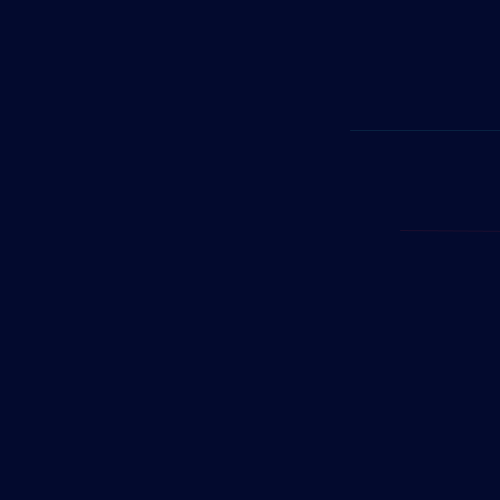
Frame 1 (no input)
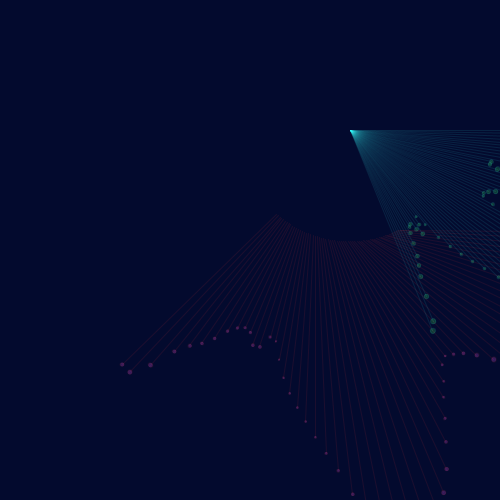
Frame 60 (the mouse pressed at the canvas centre just before this capture)
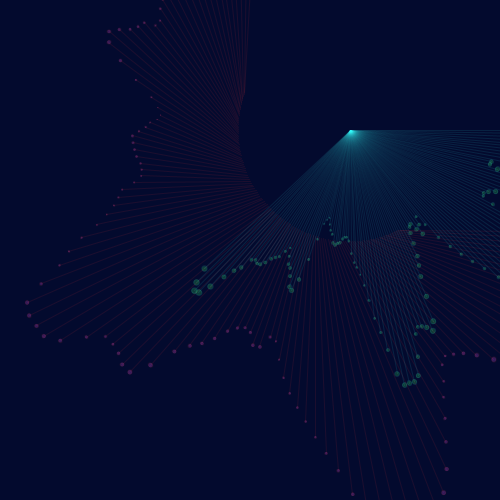
Frame 120 (the mouse held since frame 60 and released just before this capture)

The Processing sketch that drew these frames (run headless with seeded random() and noise(); from frame 60 on, the mouse is pressed at the canvas centre):

// Processing sketch: processing_2427
// ── processing_2427.pde

/*
northernlights
june 2009
angelaseear@gmail.com
*/
float rot = 0;
float rad = 200;
float speed = 0.01;
float circleSize = 1;
float seed = 0;
float seed2 = 0;


void setup(){
  size(500,500);
  background(#030a2e);
  smooth();
};




void draw(){
  
  rad = noise(seed)*400;
  seed = seed + 0.03;
  
  circleSize = noise(seed2)*10;
  seed2 = seed2 + 0.09;
  
  translate(350,130);
  rotate(rot);
  stroke(55,250,255,25);
  line(0,0,rad,0);
  fill(55,255,100,50);
  ellipse(rad,0,circleSize,circleSize);
  
  rot = rot+speed;
  rad = random(0,540);
  
   rad = noise(seed)*400;
  seed = seed + 0.03;
  
  circleSize = noise(seed2)*8;
  seed2 = seed2 + 0.03;
  
  translate(50,100);
  rotate(rot);
  stroke(255,50,50,25);
  line(0,0,rad,0);
  fill(255,91,261,50);
  ellipse(rad,0,circleSize,circleSize);
  
  rot = rot+speed;
  rad = random(0,54);
  
  
};


void keyPressed(){
  save("circle" + key +".png");
};
